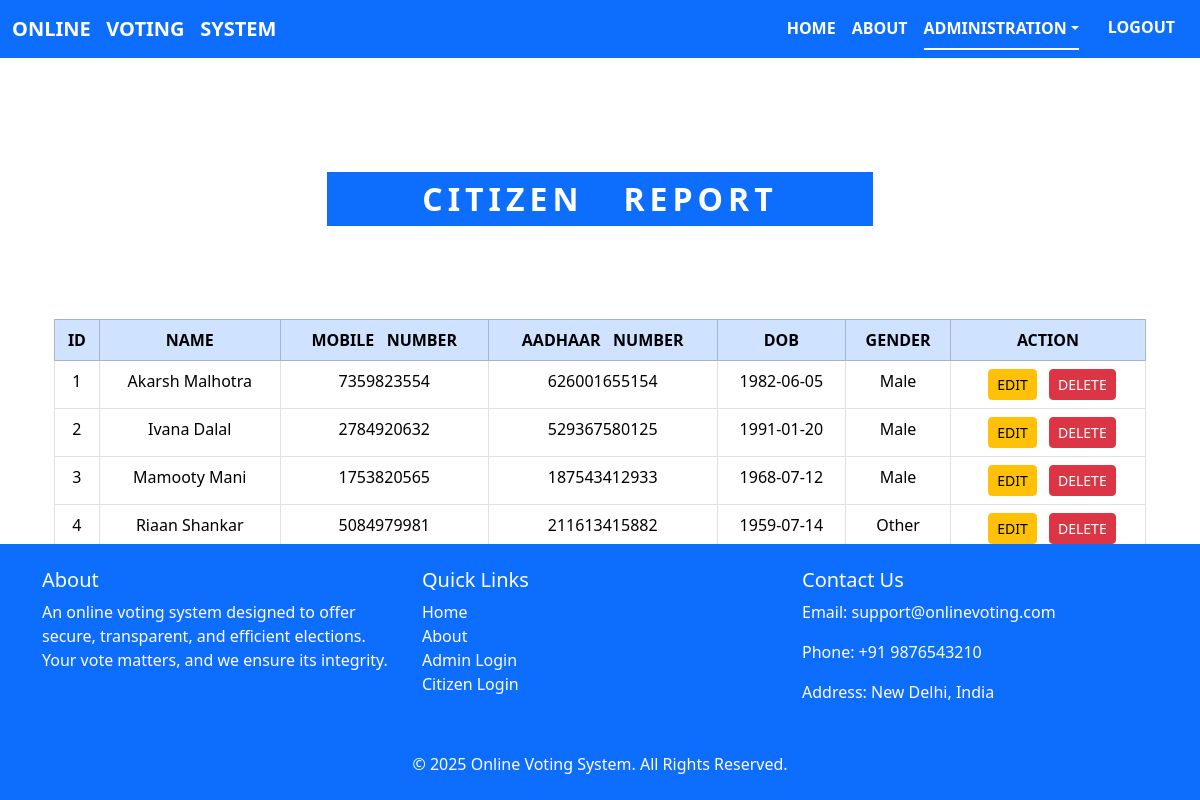
The page /manage_citizen.php on the database its author committed.
### tables this page shows
CREATE TABLE `citizens` (
  `id` int(11) NOT NULL,
  `name` varchar(100) NOT NULL,
  `mobile_no` varchar(10) NOT NULL,
  `aadhar_no` varchar(12) NOT NULL,
  `dob` date NOT NULL,
  `gender` enum('Male','Female','Other') NOT NULL,
  `password` varchar(255) NOT NULL
);

### manage_citizen.php (the view, shortened to what this page needs)
<?php
$conn = new mysqli("localhost", "root", "", "online_vs");
$sql = "SELECT * FROM citizens";
$result = $conn->query($sql);
?>
<!DOCTYPE html>
<html lang="en">
<head>
    <link href="https://cdn.jsdelivr.net/npm/bootstrap@5.3.3/dist/css/bootstrap.min.css" rel="stylesheet">
    <link rel="stylesheet" type="text/css" href="css/style.css">
</head>
<body>
<nav class="navbar navbar-expand-lg navbar-dark bg-primary fixed-top">
  <div class="container-fluid">
    <a class="navbar-brand fw-bold text-white" href="#">ONLINE &nbsp; VOTING &nbsp; SYSTEM</a>
    <div class="collapse navbar-collapse" id="navbarNav">
      <ul class="nav nav-underline ms-auto">
        <li class="nav-item">
          <a class="nav-link fw-bold text-white" href="index.php">HOME</a>
        </li>
        <li class="nav-item">
          <a class="nav-link fw-bold text-white" href="about.php">ABOUT</a>
        </li>
        <li class="nav-item dropdown">
          <a class="nav-link active dropdown-toggle fw-bold text-white" href="#" id="adminDropdown" role="button"
             data-bs-toggle="dropdown" aria-expanded="false">ADMINISTRATION</a>
        </li>
          <a class="fw-bold text-white btn btn-primary" href="admin_login.php">LOGOUT</a>
      </ul>
    </div>
  </div>
</nav>
    <main class="container mt-5" style="padding-top: 100px; margin-bottom: 120px;">
    <div class="container mt-4">
    <h2 class="text-center mb-4 text-uppercase fw-bold bg-primary text-white py-2 w-50 mx-auto" style="letter-spacing: 5px;">
    Citizen &nbsp; Report
</h2>
    </div>
<div class="container-fluid mt-5" style="padding-top: 45px;">
    <table class="table table-bordered table-hover">
        <thead class="table-primary text-center">
            <tr>
                <th>ID</th>
                <th>NAME</th>
                <th>MOBILE  &nbsp; NUMBER</th>
                <th>AADHAAR  &nbsp; NUMBER</th>
                <th>DOB</th>
                <th>GENDER</th>
                <th>ACTION</th>
            </tr>
        </thead>
        <tbody class="text-center">
            <?php
            if ($result->num_rows > 0) {
                $sr = 1;
                while ($row = $result->fetch_assoc()) {
                    echo "<tr>
                            <td>{$sr}</td>
                            <td>{$row['name']}</td>
                            <td>{$row['mobile_no']}</td>
                            <td>{$row['aadhar_no']}</td>
                            <td>{$row['dob']}</td>
                            <td>{$row['gender']}</td>
                           <td>
                                     <a href='edit_citizen.php?id={$row['id']}' class='btn btn-warning btn-sm mx-2'>EDIT</a>
                                     <a href='delete_citizen.php?id={$row['id']}' class='btn btn-danger btn-sm' onclick='return confirm(\"Are you sure?\")'>DELETE</a>
                           </td>
                          </tr>";
                    $sr++;
                }
            } else {
                echo "<tr><td colspan='7' class='text-center'>No Citizens Found</td></tr>";
            }
            ?>
        </tbody>
    </table>
</div>
</main>
<footer class="bg-primary text-white py-4 footer-1">
  <div class="container">
    <div class="row">
      <div class="col-lg-4 col-md-6 mb-4">
        <h5>About</h5>
        <p>An online voting system designed to offer secure, transparent, and efficient elections. Your vote matters, and we ensure its integrity.</p>
      </div>
      <div class="col-lg-4 col-md-6 mb-4">
        <h5>Quick Links</h5>
        <ul class="list-unstyled">
          <li><a href="index.php" class="text-white text-decoration-none">Home</a></li>
          <li><a href="about.php" class="text-white text-decoration-none">About</a></li>
          <li><a href="admin_login.php" class="text-white text-decoration-none">Admin Login</a></li>
          <li><a href="citizen_login.php" class="text-white text-decoration-none">Citizen Login</a></li>
        </ul>
      </div>
      <div class="col-lg-4 col-md-12">
        <h5>Contact Us</h5>
        <p>Email: support@onlinevoting.com</p>
        <p>Phone: +91 9876543210</p>
        <p>Address: New Delhi, India</p>
      </div>
    </div>
    <div class="text-center mt-3">
      <p class="mb-0">&copy; <?= date('Y') ?> Online Voting System. All Rights Reserved.</p>
    </div>
  </div>
</footer>
</body>
</html>

### style.css (style rules this page uses)
* { margin: 0;padding: 0;box-sizing: border-box; }
.footer-1 { position: fixed; bottom: 0; left: 0; width: 100%; background: #343a40; color: white; padding-top: 10px 0; text-align: left; }

### rows shown on the page
citizens: name "Akarsh Malhotra", mobile_no "7359823554", aadhar_no "626001655154", dob "1982-06-05", gender "Male"
citizens: name "Ivana Dalal", mobile_no "2784920632", aadhar_no "529367580125", dob "1991-01-20", gender "Male"
citizens: name "Mamooty Mani", mobile_no "1753820565", aadhar_no "187543412933", dob "1968-07-12", gender "Male"
citizens: name "Riaan Shankar", mobile_no "5084979981", aadhar_no "211613415882", dob "1959-07-14", gender "Other"
